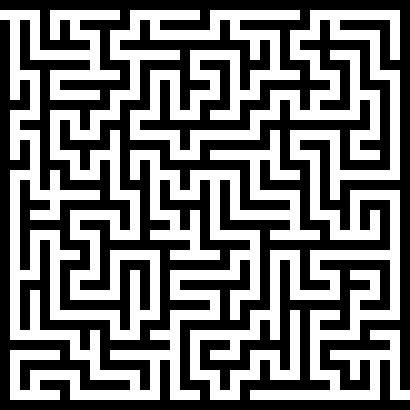
#> input picture assets/maze.png, 410 x 410 px
$ python main.py
#> lines starting #> are read from the running program, lines starting #| are printed output that depends on the picture; after the words box and inside, x2 and y2 are one past the last pixel; in counts of white or black regions, pixels touching at a corner belong together
### maze/ImageToHash.py
from time import sleep

import numpy
import cv2


class ImageToHash:
    def __init__(self, image):
        self.image = image
        self.ArrayImage = None
        self.HashedSpaceString = None
        self.is_StartFound = False
        self.is_EndFound = False

    def ConvertImageToArray(self):
        img = cv2.imread(self.image, 0)
#> img: shape (410, 410); 47.7% white; 1 white region, box (x1, y1, x2, y2) and area: (0, 10, 410, 400) 80100
        self.ArrayImage = numpy.array(img)
        return self.ArrayImage

    # [4 lines left out: function replaceTheRowOfHashedSpaceString, not called in this run]

    def replaceTheColumnOfHashedSpaceString(self, colNo, replaceWith):
        temp = self.HashedSpaceString.split("\n")
        twoDArray = [list(row) for row in temp]
        tempString = ""
        for index, row in enumerate(twoDArray):
            row[colNo] = replaceWith[index]
            tempString += "".join(row)
            if index != len(twoDArray) - 1:
                tempString += "\n"
        self.HashedSpaceString = tempString

    def ConvertArrayToHashString(self):
        self.HashedSpaceString = ""
        for index, i in enumerate(self.ArrayImage):
            for j in i:
                if j == 0:
                    self.HashedSpaceString += "#"
                else:
                    self.HashedSpaceString += " "
            if index != len(self.ArrayImage) - 1:
                self.HashedSpaceString += "\n"
        return self.HashedSpaceString

    def IndentifyStartAndEnd(self):
        temp = self.HashedSpaceString
        # getting first and last row
        firstRow = temp.split("\n")[0]
        lastRow = temp.split("\n")[-1]
        # getting first and last column
        firstCol = ""
        lastCol = ""
        for i in temp.split("\n"):
            if i == "":
                continue
            firstCol += i[0]
            lastCol += i[-1]
#> this loop made 410 passes
#> (firstCol, lastCol) on passes 1 to 3: ('#', '#'), ('##', '##'), ('###', '###')
        # checking if the first row has an space if it does then it is the start replacing the first space with S
        if " " in firstRow:
            firstRow = firstRow.replace(" ", "S", 1)
            self.is_StartFound = True
        # checking if the last row has an space if it does then it is the end replacing it with E
        if " " in lastRow:
            lastRow = lastRow[::-1].replace(" ", "E", 1)
            lastRow = lastRow[::-1]
            self.is_EndFound = True
        if self.is_StartFound and self.is_EndFound:
            self.replaceTheRowOfHashedSpaceString(0, firstRow)
            self.replaceTheRowOfHashedSpaceString(-1, lastRow)
            return True
        if " " in firstCol:
            firstCol = firstCol.replace(" ", "S", 1)
            self.is_StartFound = True
        if " " in lastCol:
            lastCol = lastCol[::-1].replace(" ", "E", 1)
            lastCol = lastCol[::-1]
            self.is_EndFound = True
        if self.is_StartFound == False or self.is_EndFound == False:
            raise Exception("Start or End not found")
        self.replaceTheColumnOfHashedSpaceString(0, firstCol)
#> in replaceTheColumnOfHashedSpaceString, `temp = self.HashedSpaceString.split("\n")`: temp = 410 items
        self.replaceTheColumnOfHashedSpaceString(-1, lastCol)

    def saveHashToFile(self, file="hashed_maze.txt"):
        with open(file, "w") as f:
            f.write(self.HashedSpaceString)

    def StringToArray(self, mazeData):
        Array = []
        row = 0
        for line in mazeData.split("\n"):
            Array.append([])
            for char in line:
                if char == "#":
                    Array[row].append([0, 0, 0])
                elif char == ".":
                    Array[row].append([204, 204, 255])
                else:
                    Array[row].append([255, 255, 255])
            row += 1
        Array.pop()
        return Array

    def ArrayToImage(self, array):
        imgw = numpy.array(array)
        cv2.imwrite("solved_maze.png", imgw)

### maze/Algo.py
start = None
first = None


class Node:
    def __init__(self, value=None):
        global start
        self.left = None
        self.right = None
        self.up = None
        self.down = None
        self.value = value
        if value == "S":
            self.isStart = True
            start = self
        else:
            self.isStart = False
        if value == "E":
            self.isEnd = True
        else:
            self.isEnd = False
        self.isVisited = False

    # [5 lines left out: function isConnected, not called in this run]


class PathFinder:

    def __init__(self, mazeString):
        global start, first
        self.MazeString = mazeString
        self.TwoDArray = None

    def convertStringTo2dArray(self):
        self.TwoDArray = self.MazeString.split("\n")
        self.TwoDArray = [list(i) for i in self.TwoDArray if i != ""]
        return self.TwoDArray

    def Convert2dArrayToNode(self):
        global start, first
        nodes = self.convertStringTo2dArray()
        temp = [[None for i in j] for j in nodes]
        for i in temp:
            print(len(i), end=" ")

        for rowIndex, row in enumerate(nodes):
            for colIndex, col in enumerate(row):
                temp[rowIndex][colIndex] = Node(col)
        for rowIndex, row in enumerate(temp):
            for colIndex, col in enumerate(row):
                if colIndex != 0:
                    col.left = temp[rowIndex][colIndex - 1]
                if colIndex != len(row) - 1:
                    col.right = temp[rowIndex][colIndex + 1]
                if rowIndex != 0:
                    col.up = temp[rowIndex - 1][colIndex]
                if rowIndex != len(temp) - 1:
                    col.down = temp[rowIndex + 1][colIndex]
        first = temp[0][0]

    def printGraphInOrder(self):
        global first
        string = ""
        temp = first
        while temp.right is not None and temp.down is not None:
            while temp.right is not None:
                string += temp.value
                temp = temp.right
            string += temp.value + "\n"
            temp = temp.down
            while temp.left is not None:
                temp = temp.left
        while temp.right is not None:
            string += temp.value
            temp = temp.right
        string += temp.value + "\n"
        return string

    def TriverseToFindPathLoop(self):
        stack = [start]
        isSolved = False
        while len(stack) > 0:
            node = stack.pop()
            if node.isVisited:
                continue
            node.isVisited = True
            if node.isEnd:
                isSolved = True
                break
            if node.value == "#":
                continue
            if node.up is not None:
                stack.append(node.up)
            if node.down is not None:
                stack.append(node.down)
            if node.right is not None:
                stack.append(node.right)
            if node.left is not None:
                stack.append(node.left)

        # only adding path if the maze is solved
        # adding path to only the nodes that are " " and are nebours of the path
        prev = None
        while stack and isSolved:
            node = stack.pop()
            if node.value == " ":
                node.value = "."
            prev = node
        return isSolved

    def safeTheFile(self):
        with open("Solved_maze.txt", "w") as f:
            f.write(self.printGraphInOrder())

### main.py
from maze.ImageToHash import ImageToHash
from maze.Algo import PathFinder


def main():
    image = ImageToHash(r"./assets/maze.png")
    image.ConvertImageToArray()
    image.ConvertArrayToHashString()
    image.IndentifyStartAndEnd()
    pf = PathFinder(image.HashedSpaceString)
    pf.Convert2dArrayToNode()
    if pf.TriverseToFindPathLoop():
        image.ArrayToImage(image.StringToArray(pf.printGraphInOrder()))
#> in ArrayToImage, `imgw = numpy.array(array)`:
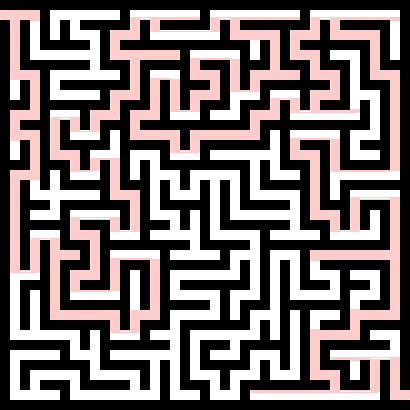
#> imgw: shape (410, 410, 3) int64; mean of channels 0, 1, 2 112.1, 112.1, 121.5; drawn as B, G, R
        print("Solved")


if __name__ == "__main__":
    main()
